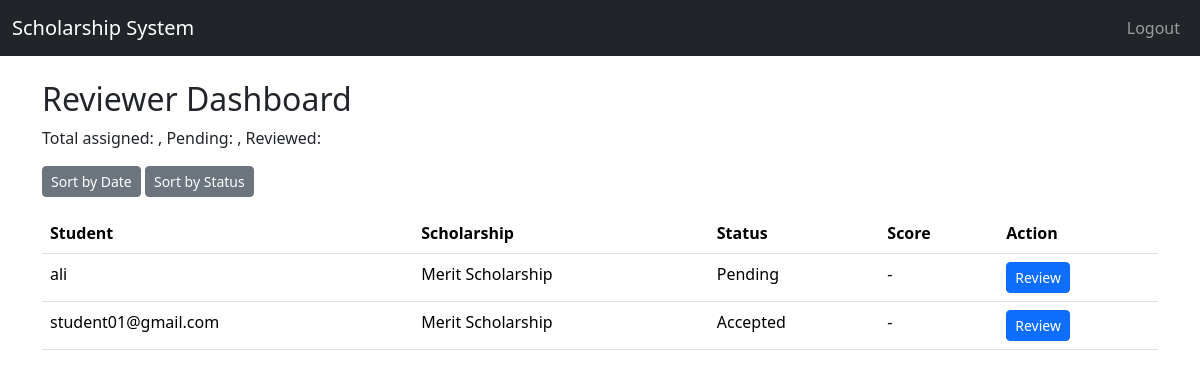
Screenshot of /reviewer/applications (signed in) with the database file from the repository.
### app/models.py (models this page shows)
class Review(db.Model):
    __tablename__ = 'review'
    __table_args__ = {'extend_existing': True}
    id = db.Column(db.Integer, primary_key=True)
    application_id = db.Column(db.Integer, db.ForeignKey('application.id'), nullable=False)
    reviewer_id = db.Column(db.Integer, db.ForeignKey('user.id'), nullable=False)
    score = db.Column(db.Integer)                 # numeric score
    decision = db.Column(db.String(20))           # Pass / Fail
    comment = db.Column(db.Text)
    comments = db.Column(db.Text)                 # backward compatibility
    submitted_at = db.Column(db.DateTime, default=datetime.utcnow)
    reviewed_at = db.Column(db.DateTime, default=datetime.utcnow)
    reviewer = db.relationship('User', backref='reviews')

class User(UserMixin, db.Model):
    id = db.Column(db.Integer, primary_key=True)
    username = db.Column(db.String(50), unique=True, nullable=False)
    email = db.Column(db.String(100), unique=True, nullable=False)
    your_id = db.Column(db.String(20), unique=True, nullable=True)
    password = db.Column(db.String(255), nullable=False)
    role = db.Column(db.String(20), nullable=False)
    created_at = db.Column(db.DateTime, default=datetime.utcnow)

class Scholarship(db.Model):
    id = db.Column(db.Integer, primary_key=True)
    title = db.Column(db.String(200), nullable=False)
    description = db.Column(db.Text)
    eligibility_criteria = db.Column(db.JSON)
    application_deadline = db.Column(db.DateTime)
    created_at = db.Column(db.DateTime, default=datetime.utcnow)
    documents_required = db.Column(db.Text)  # comma-separated list

class Application(db.Model):
    __tablename__ = 'application'
    __table_args__ = {'extend_existing': True}
    id = db.Column(db.Integer, primary_key=True)
    student_id = db.Column(db.Integer, db.ForeignKey('user.id'), nullable=False)
    scholarship_id = db.Column(db.Integer, db.ForeignKey('scholarship.id'), nullable=False)
    reviewer_id = db.Column(db.Integer, db.ForeignKey('user.id'), nullable=True)
    documents = db.Column(db.Text)  # store file paths comma-separated
    status = db.Column(db.String(50), default="Pending")  # Pending, Reviewed, Accepted, Rejected
    submitted_at = db.Column(db.DateTime, default=datetime.utcnow)
    reviews = db.relationship('Review', backref='application', lazy=True)
    scholarship = db.relationship('Scholarship', backref='applications')
    student = db.relationship('User', foreign_keys=[student_id], backref='applications')
    form_data = db.Column(JSON)

### app/routes/reviewer_routes.py (the view)
@reviewer_bp.route('/applications')
@login_required
def applications_list():
    if current_user.role != 'reviewer':
        abort(403)
    sort = request.args.get('sort')
    reviews = Review.query.filter_by(reviewer_id=current_user.id).join(Application).all()
    if sort == 'date':
        reviews.sort(key=lambda r: r.application.submitted_at, reverse=True)
    elif sort == 'status':
        reviews.sort(key=lambda r: r.decision or '')  # pending first
    return render_template(
        'reviewer/dashboard.html',
        reviews=reviews
    )

### app/templates/reviewer/dashboard.html (shortened to what this page needs)
{% extends "base.html" %}
{% block content %}
<h2>Reviewer Dashboard</h2>
<p>Total assigned: {{ total }}, Pending: {{ pending }}, Reviewed: {{ reviewed }}</p>
<div class="mb-3">
  <a href="?sort=date" class="btn btn-secondary btn-sm">Sort by Date</a>
  <a href="?sort=status" class="btn btn-secondary btn-sm">Sort by Status</a>
</div>
<table class="table">
    <thead>
        <tr>
            <th>Student</th>
            <th>Scholarship</th>
            <th>Status</th>
            <th>Score</th>
            <th>Action</th>
        </tr>
    </thead>
    <tbody>
        {% for review in reviews %}
        <tr>
            <td>{{ review.application.student.username }}</td>
            <td>{{ review.application.scholarship.title }}</td>
            <td>{{ review.application.status or "Pending" }}</td>
            <td>{{ review.score or "-" }}</td>
            <td>
                {% if review.decision is none %}
                <a href="{{ url_for('reviewer.review', app_id=review.application.id) }}"
                    class="btn btn-primary btn-sm">
                        Review </a>
                {% else %}
                <a href="{{ url_for('reviewer.view_review', app_id=review.application.id) }}" class="btn btn-secondary btn-sm">View</a>
                {% endif %}
            </td>
        </tr>
        {% endfor %}
    </tbody>
</table>
{% endblock %}

### rows the page displays
Review: application.student.username "ali", application.scholarship "Merit Scholarship", application "Pending", score "-"
Review: application.student.username "student01@gmail.com", application.scholarship "Merit Scholarship", application "Accepted", score "-"
